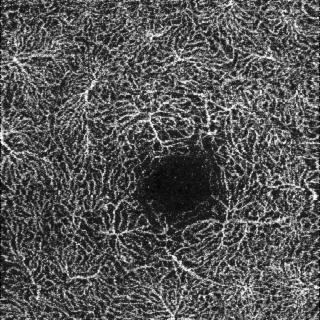
#> input picture Processing/FAZ_Extraction-master/images/angio3prof.tif, 320 x 320 px
$ python -i util.py   (imports and definitions only)
#> lines starting #> are read from the running program, lines starting #| are printed output that depends on the picture; after the words box and inside, x2 and y2 are one past the last pixel; in counts of white or black regions, pixels touching at a corner belong together
#> further down, picture is the input picture: shape (320, 320, 3); min 0, max 255, mean 85.8
import cv2
import numpy as np
import gabor as gabor

# [16 lines left out: functions do_otsu, do_mean, do_gaussmean, not called in this run]

'''
def partialSum(y, j):
    x = 0
    for i in range(j + 1):
        x += y[i]
    return x

def Percentile(data):
    ptile = 0.5
    avec = [0.0 for i in range(len(data))]

    total = partialSum(data, len(data) - 1)
    temp = 1.0
    for i in range(len(data)):
        avec[i] = abs((partialSum(data, i) / total) - ptile)
        if avec[i] < temp:
            temp = avec[i]
            threshold = i

    return threshold

def do_percentile(img):
    im2 = img.copy()
    _, im2 = cv2.threshold(im2,Percentile(img),255,cv2.THRESH_BINARY+cv2.THRESH_OTSU)

    return(im2)
'''

# [42 lines left out: functions partial_sum, do_percentile, do_GaussianBlur, do_canny, not called in this run]

def do_gabor(img):
    return gabor.Gabor_process(img)

def do_erosiondilation(img):
    gray = cv2.cvtColor(img, cv2.COLOR_BGR2GRAY)
    thresh = cv2.threshold(gray, 75, 255, cv2.THRESH_BINARY)[1]
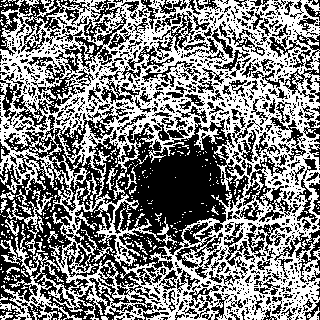
#> thresh: shape (320, 320); 49.9% white in thin lines or dots
    kernel = cv2.getStructuringElement(cv2.MORPH_ELLIPSE, (3,3))
    opening = cv2.morphologyEx(thresh, cv2.MORPH_OPEN, kernel, iterations=1)
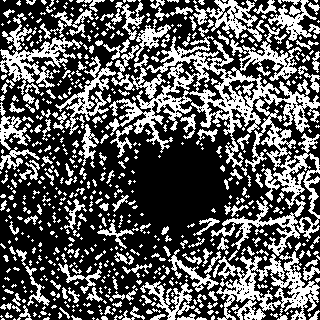
#> opening: shape (320, 320); 35.4% white; 661 white regions (460 under 20 px)

    cnts = cv2.findContours(opening, cv2.RETR_EXTERNAL, cv2.CHAIN_APPROX_SIMPLE)
#> cnts = 654 contours, 526 with area under 20; largest, box (x1, y1, x2, y2) and area: (109, 36, 320, 256) 10153, (216, 251, 320, 320) 3379, (0, 13, 83, 95) 1483, (193, 0, 262, 42) 1011, (55, 56, 116, 135) 894
    cnts = cnts[0] if len(cnts) == 2 else cnts[1]
    for c in cnts:
        area = cv2.contourArea(c)
        if area < 100:
            cv2.drawContours(opening, [c], -1, (0,0,0), -1)
#> this loop made 654 passes
#> area on passes 12, 15, 23: 35, 46, 30.5
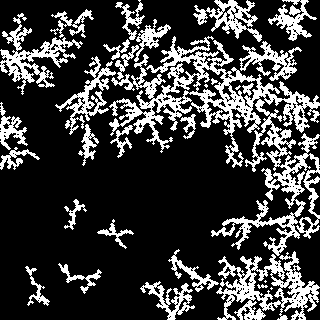
#> opening: shape (320, 320); 23.8% white; 30 white regions (4 under 20 px), largest, box (x1, y1, x2, y2) and area: (109, 36, 320, 256) 10478, (216, 251, 320, 320) 3066, (0, 13, 83, 95) 1746

    return opening

>>> import cv2
>>> picture = cv2.imread('../Processing/FAZ_Extraction-master/images/angio3prof.tif')
>>> result = do_erosiondilation(picture)

$ run again, on Processing/FAZ_Extraction-master/images/angio6prof.tif
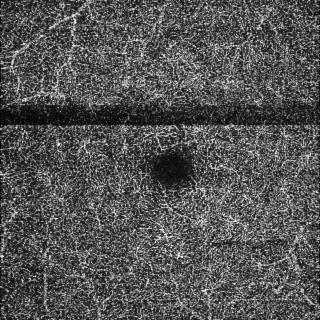
#> input picture Processing/FAZ_Extraction-master/images/angio6prof.tif, 320 x 320 px
#> picture is the input picture: shape (320, 320, 3); min 0, max 251, mean 84.5
#> in do_erosiondilation, `thresh = cv2.threshold(gray, 75, 255, cv2.THRESH_BINARY)[1]`:
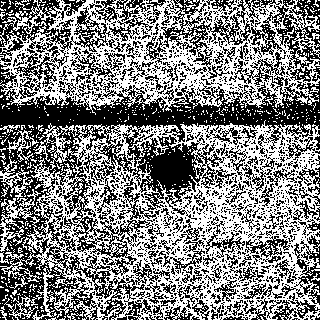
#> thresh: shape (320, 320); 50.4% white; black in thin lines or dots
#> cnts = 892 contours, 752 with area under 20; largest, box (x1, y1, x2, y2) and area: (163, 179, 303, 243) 2647, (19, 0, 94, 104) 690, (211, 40, 259, 94) 644, (250, 224, 316, 289) 632, (198, 251, 238, 311) 618
#> the loop in do_erosiondilation, `for c in cnts:` made 892 passes
#> area on passes 44 to 46: 32, 32.5, 24
#> after the loop in do_erosiondilation, `for c in cnts:`:
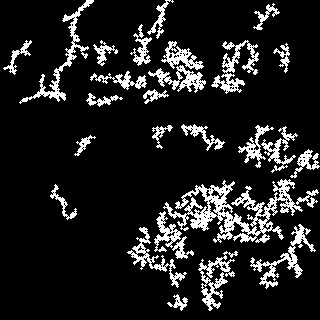
#> opening: shape (320, 320); 12.4% white in thin lines or dots

$ run again, on Processing/FAZ_Extraction-master/images/angio3superf.tif
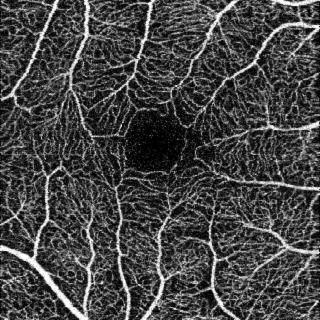
#> input picture Processing/FAZ_Extraction-master/images/angio3superf.tif, 320 x 320 px
#> picture is the input picture: shape (320, 320, 3); min 0, max 255, mean 69.4
#> in do_erosiondilation, `thresh = cv2.threshold(gray, 75, 255, cv2.THRESH_BINARY)[1]`:
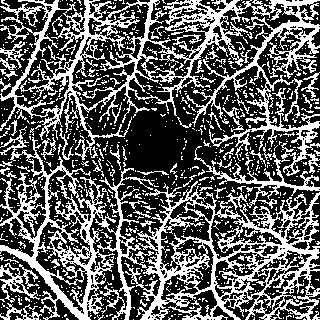
#> thresh: shape (320, 320); 36.8% white in thin lines or dots
#> cnts = 740 contours, 656 with area under 20; largest, box (x1, y1, x2, y2) and area: (0, 153, 102, 320) 2122, (236, 214, 320, 294) 964, (140, 199, 208, 320) 898, (217, 11, 320, 90) 760, (165, 0, 243, 79) 664
#> the loop in do_erosiondilation, `for c in cnts:` made 740 passes
#> area on passes 14, 23, 27: 41, 127.5, 41
#> after the loop in do_erosiondilation, `for c in cnts:`:
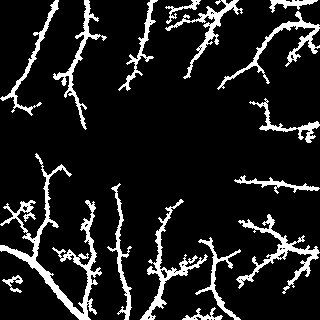
#> opening: shape (320, 320); 11.5% white; 16 white regions, largest, box (x1, y1, x2, y2) and area: (0, 153, 102, 320) 2679, (236, 214, 320, 294) 1218, (140, 199, 208, 320) 1109

$ run again, on Processing/FAZ_Extraction-master/images/angio6superf.tif
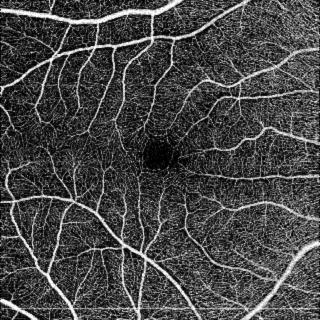
#> input picture Processing/FAZ_Extraction-master/images/angio6superf.tif, 320 x 320 px
#> picture is the input picture: shape (320, 320, 3); min 0, max 255, mean 70.8
#> in do_erosiondilation, `thresh = cv2.threshold(gray, 75, 255, cv2.THRESH_BINARY)[1]`:
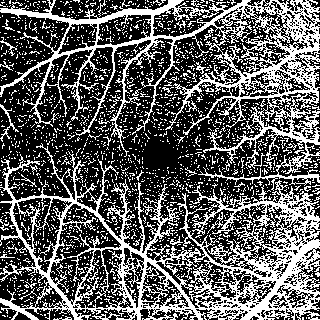
#> thresh: shape (320, 320); 36.5% white in thin lines or dots
#> cnts = 521 contours, 474 with area under 20; largest, box (x1, y1, x2, y2) and area: (201, 230, 320, 320) 2154, (0, 0, 251, 108) 1986, (4, 166, 203, 320) 1910, (183, 23, 320, 105) 1011, (228, 193, 320, 233) 588
#> the loop in do_erosiondilation, `for c in cnts:` made 521 passes
#> area on passes 37, 39, 41: 111, 138.5, 22.5
#> after the loop in do_erosiondilation, `for c in cnts:`:
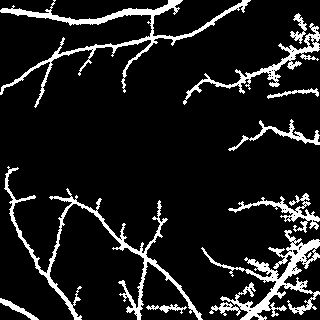
#> opening: shape (320, 320); 11% white; 12 white regions (1 under 20 px), largest, box (x1, y1, x2, y2) and area: (0, 0, 251, 108) 2640, (4, 166, 203, 320) 2616, (201, 230, 320, 320) 2570
